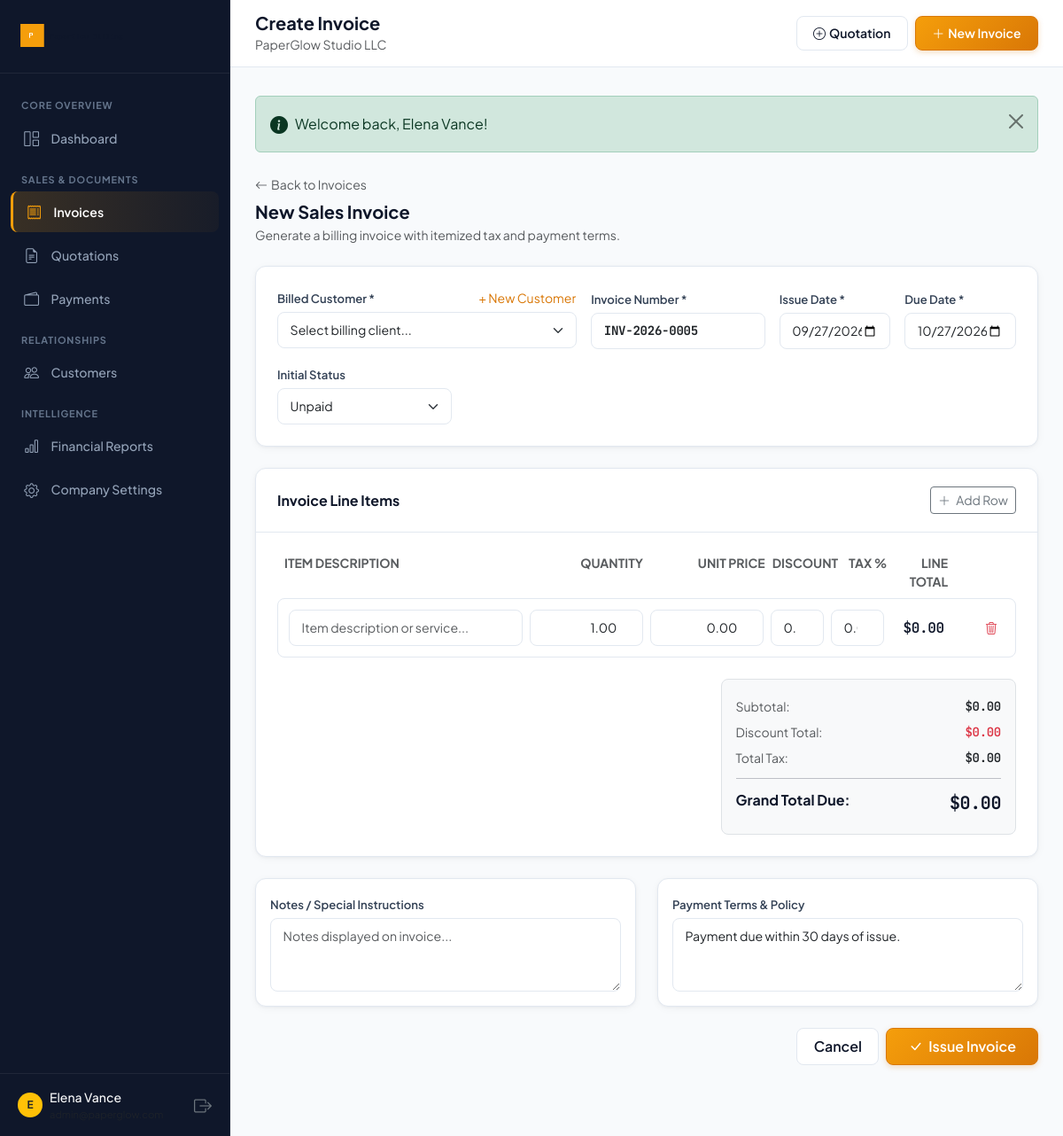
The page /invoices/create.php (signed in) on the database its author committed.
### tables this page shows
CREATE TABLE `company_settings` (
  `id` INT UNSIGNED AUTO_INCREMENT PRIMARY KEY,
  `user_id` INT UNSIGNED NOT NULL,
  `company_name` VARCHAR(150) NOT NULL,
  `logo` VARCHAR(255) NULL,
  `address` TEXT NULL,
  `phone` VARCHAR(50) NULL,
  `email` VARCHAR(150) NULL,
  `website` VARCHAR(150) NULL,
  `tax_number` VARCHAR(50) NULL,
  `currency` VARCHAR(10) NOT NULL DEFAULT 'KES',
  `bank_name` VARCHAR(100) NULL,
  `bank_account_name` VARCHAR(150) NULL,
  `bank_account_number` VARCHAR(50) NULL,
  `bank_routing` VARCHAR(50) NULL,
  `bank_swift` VARCHAR(50) NULL,
  `mobile_money_name` VARCHAR(100) NULL,
  `mobile_money_number` VARCHAR(50) NULL,
  `default_invoice_terms` TEXT NULL,
  `default_quotation_terms` TEXT NULL,
  `created_at` TIMESTAMP NOT NULL DEFAULT CURRENT_TIMESTAMP,
  `updated_at` TIMESTAMP NOT NULL DEFAULT CURRENT_TIMESTAMP ON UPDATE CURRENT_TIMESTAMP,
  UNIQUE KEY `idx_company_user` (`user_id`),
  CONSTRAINT `fk_company_user` FOREIGN KEY (`user_id`) REFERENCES `users` (`id`) ON DELETE CASCADE
);

### includes/functions.php (called while the page is built, shortened)
<?php
function e(?string $string): string
{
    return htmlspecialchars((string)($string ?? ''), ENT_QUOTES, 'UTF-8');
}
function getCurrencySymbol(string $currency = 'KES'): string
{
    $symbols = [
        'KES' => 'KSh ',
        'USD' => '$',
        'EUR' => '€',
        'GBP' => '£',
        'CAD' => 'CA$',
        'AUD' => 'A$',
        'NGN' => '₦',
        'GHS' => 'GH₵',
        'ZAR' => 'R ',
        'INR' => '₹',
        'JPY' => '¥',
    ];
    return $symbols[$currency] ?? ($currency . ' ');
}
function formatCurrency(float|int|string $amount, string $currency = 'KES'): string
{
    $val = (float)$amount;
    $sym = getCurrencySymbol($currency);
    return $sym . number_format($val, 2, '.', ',');
}
function getCompanySettings(PDO $pdo, int $userId): array
{
    $stmt = $pdo->prepare("SELECT * FROM company_settings WHERE user_id = ? LIMIT 1");
    $stmt->execute([$userId]);
    $settings = $stmt->fetch();
    return $settings;
}
function generateDocumentNumber(PDO $pdo, string $type, int $userId): string
{
    $prefix = $type === 'invoice' ? 'INV' : 'QUO';
    $year = date('Y');
    $pattern = $prefix . '-' . $year . '-%';
    $table = $type === 'invoice' ? 'invoices' : 'quotations';
    $column = $type === 'invoice' ? 'invoice_number' : 'quotation_number';
    $stmt = $pdo->prepare("SELECT $column FROM $table WHERE user_id = ? AND $column LIKE ? ORDER BY id DESC LIMIT 1");
    $stmt->execute([$userId, $pattern]);
    $lastNumber = $stmt->fetchColumn();
    $nextSeq = 1;
    if ($lastNumber) {
        $parts = explode('-', (string)$lastNumber);
        if (count($parts) >= 3) {
            $nextSeq = (int)end($parts) + 1;
        }
    }
    return sprintf('%s-%s-%04d', $prefix, $year, $nextSeq);
}

### includes/auth.php (called while the page is built, shortened)
<?php
require_once __DIR__ . '/functions.php';
function getCurrentUser(): ?array
{
    return $_SESSION['user'] ?? null;
}
function getCurrentUserId(): int
{
    $user = getCurrentUser();
    return $user ? (int)$user['id'] : 0;
}

### invoices/create.php (the view, shortened to what this page needs)
<?php
require_once __DIR__ . '/../includes/auth.php';
$userId = getCurrentUserId();
$pdo = getDBConnection();
$currency = $company['currency'] ?? 'USD';
$defaultInvNumber = generateDocumentNumber($pdo, 'invoice', $userId);
$defaultDate = date('Y-m-d');
$defaultDueDate = date('Y-m-d', strtotime('+30 days'));
$defaultTerms = $company['default_invoice_terms'] ?? 'Payment due within 30 days of issue.';
$pageTitle = 'Create Invoice';
require_once __DIR__ . '/../includes/header.php';
?>
<div class="mb-4">
  <a href="/invoices/index.php" class="text-decoration-none text-muted small d-inline-flex align-items-center gap-1 mb-2">
    <i class="bi bi-arrow-left"></i> Back to Invoices
  </a>
  <h2 class="h5 fw-bold text-slate-900 mb-1">New Sales Invoice</h2>
  <p class="text-muted small mb-0">Generate a billing invoice with itemized tax and payment terms.</p>
</div>
<form method="POST" action="/invoices/create.php" id="invoiceForm">
  <div class="pg-card mb-4">
    <div class="pg-card-body p-4">
      <div class="row g-3">
        <div class="col-md-5">
          <div class="d-flex align-items-center justify-content-between mb-1">
            <label class="form-label-pg mb-0" for="customerSelect">Billed Customer *</label>
            <button type="button" class="btn btn-link btn-sm p-0 text-decoration-none" style="color: #d97706;" data-bs-toggle="modal" data-bs-target="#quickCustomerModal">
              + New Customer
            </button>
          </div>
          <select name="customer_id" id="customerSelect" class="form-select form-select-pg" required>
            <option value="">Select billing client...</option>
          </select>
        </div>
        <div class="col-md-3 col-sm-6">
          <label class="form-label-pg" for="invoice_number">Invoice Number *</label>
          <input type="text" class="form-control form-control-pg mono-num fw-bold" id="invoice_number" name="invoice_number" value="<?= e($_POST['invoice_number'] ?? $defaultInvNumber) ?>" required>
        </div>
        <div class="col-md-2 col-sm-6">
          <label class="form-label-pg" for="invoice_date">Issue Date *</label>
          <input type="date" class="form-control form-control-pg" id="invoice_date" name="invoice_date" value="<?= e($_POST['invoice_date'] ?? $defaultDate) ?>" required>
        </div>
        <div class="col-md-2 col-sm-6">
          <label class="form-label-pg" for="due_date">Due Date *</label>
          <input type="date" class="form-control form-control-pg" id="due_date" name="due_date" value="<?= e($_POST['due_date'] ?? $defaultDueDate) ?>" required>
        </div>
        <div class="col-md-3 col-sm-6">
          <label class="form-label-pg" for="status">Initial Status</label>
          <select name="status" id="status" class="form-select form-select-pg">
            <option value="Unpaid">Unpaid</option>
          </select>
        </div>
      </div>
    </div>
  </div>
  <div class="pg-card mb-4">
    <div class="pg-card-header">
      <h3 class="h6 fw-bold mb-0 text-slate-900">Invoice Line Items</h3>
      <button type="button" class="btn btn-outline-secondary btn-sm" id="addItemBtn">
        <i class="bi bi-plus-lg me-1"></i> Add Row
      </button>
    </div>
    <div class="pg-card-body p-4">
      <div class="d-none d-md-flex row g-2 mb-2 px-2 text-muted small fw-bold text-uppercase">
        <div class="col-md-4">Item Description</div>
        <div class="col-md-2 text-end">Quantity</div>
        <div class="col-md-2 text-end">Unit Price</div>
        <div class="col-md-1 text-end">Discount</div>
        <div class="col-md-1 text-end">Tax %</div>
        <div class="col-md-1 text-end">Line Total</div>
        <div class="col-md-1 text-end"></div>
      </div>
      <div id="itemsContainer" data-currency-symbol="<?= e(getCurrencySymbol($currency)) ?>">
        <div class="pg-item-row">
          <div class="row g-2 align-items-center">
            <div class="col-md-4 col-12">
              <input type="text" name="items[desc][]" class="form-control form-control-pg" placeholder="Item description or service..." required>
            </div>
            <div class="col-md-2 col-4">
              <input type="number" name="items[qty][]" class="form-control form-control-pg item-qty text-end" value="1.00" step="0.01" min="0.01" required>
            </div>
            <div class="col-md-2 col-4">
              <input type="number" name="items[price][]" class="form-control form-control-pg item-price text-end" value="0.00" step="0.01" min="0.00" required>
            </div>
            <div class="col-md-1 col-4">
              <input type="number" name="items[discount][]" class="form-control form-control-pg item-discount text-end" value="0.00" step="0.01" min="0.00">
            </div>
            <div class="col-md-1 col-4">
              <input type="number" name="items[tax_rate][]" class="form-control form-control-pg item-tax-rate text-end" value="0.00" step="0.01" min="0.00">
            </div>
            <div class="col-md-1 col-4 text-end">
              <span class="mono-num fw-semibold item-line-total"><?= formatCurrency(0, $currency) ?></span>
            </div>
            <div class="col-md-1 col-4 text-end">
              <button type="button" class="btn btn-outline-danger btn-sm border-0 remove-item-btn" title="Remove Item">
                <i class="bi bi-trash3"></i>
              </button>
            </div>
          </div>
        </div>
      </div>
      <div class="row justify-content-end mt-4">
        <div class="col-md-5">
          <div class="p-3 rounded-3 bg-light border">
            <div class="d-flex justify-content-between py-1 small">
              <span class="text-muted">Subtotal:</span>
              <span class="mono-num fw-semibold text-dark" id="calcSubtotal"><?= formatCurrency(0, $currency) ?></span>
            </div>
            <div class="d-flex justify-content-between py-1 small">
              <span class="text-muted">Discount Total:</span>
              <span class="mono-num fw-semibold text-danger" id="calcDiscount"><?= formatCurrency(0, $currency) ?></span>
            </div>
            <div class="d-flex justify-content-between py-1 small">
              <span class="text-muted">Total Tax:</span>
              <span class="mono-num fw-semibold text-dark" id="calcTax"><?= formatCurrency(0, $currency) ?></span>
            </div>
            <hr class="my-2">
            <div class="d-flex justify-content-between py-1">
              <span class="fw-bold text-slate-900">Grand Total Due:</span>
              <span class="mono-num fw-bold fs-5 text-slate-900" id="calcGrandTotal"><?= formatCurrency(0, $currency) ?></span>
            </div>
          </div>
        </div>
      </div>
    </div>
  </div>
  <div class="row g-4 mb-4">
    <div class="col-md-6">
      <div class="pg-card p-3">
        <label class="form-label-pg" for="notes">Notes / Special Instructions</label>
        <textarea class="form-control form-control-pg" id="notes" name="notes" rows="3" placeholder="Notes displayed on invoice..."></textarea>
      </div>
    </div>
    <div class="col-md-6">
      <div class="pg-card p-3">
        <label class="form-label-pg" for="terms">Payment Terms & Policy</label>
        <textarea class="form-control form-control-pg" id="terms" name="terms" rows="3"><?= e($defaultTerms) ?></textarea>
      </div>
    </div>
  </div>
  <div class="d-flex align-items-center justify-content-end gap-2 pb-5">
    <a href="/invoices/index.php" class="btn btn-pg-secondary">Cancel</a>
    <button type="submit" class="btn btn-pg-primary px-4">
      <i class="bi bi-check-lg me-1"></i> Issue Invoice
    </button>
  </div>
</form>
<?php require_once __DIR__ . '/../includes/footer.php'; ?>

### includes/sidebar.php (shortened to what this page needs)
<?php
$currentUri = $_SERVER['REQUEST_URI'] ?? '';
function isNavActive(string $segment, string $currentUri): string {
    return str_contains($currentUri, $segment) ? 'active' : '';
}
?>
<aside class="pg-sidebar">
  <div class="pg-sidebar-header d-flex align-items-center justify-content-between">
    <a href="/dashboard/index.php" class="d-flex align-items-center text-decoration-none gap-2">
      <?php if (!empty($company['logo']) && file_exists(dirname(__DIR__) . '/' . ltrim($company['logo'], '/'))): ?>
        <img src="/<?= e($company['logo']) ?>" alt="<?= e($company['company_name'] ?? 'PaperGlow') ?>" style="max-height: 38px; max-width: 140px; object-fit: contain;">
      <?php else: ?>
        <div class="pg-brand-emblem">P</div>
        <div class="pg-brand-text">Paper<span>Glow</span></div>
      <?php endif; ?>
    </a>
  </div>
  <nav class="pg-sidebar-nav">
    <div class="pg-nav-label">Core Overview</div>
    <a href="/dashboard/index.php" class="pg-nav-item <?= isNavActive('/dashboard', $currentUri) ?>">
      <i class="bi bi-grid-1x2"></i>
      <span>Dashboard</span>
    </a>
    <div class="pg-nav-label">Sales & Documents</div>
    <a href="/invoices/index.php" class="pg-nav-item <?= isNavActive('/invoices', $currentUri) ?>">
      <i class="bi bi-receipt"></i>
      <span>Invoices</span>
    </a>
    <a href="/quotations/index.php" class="pg-nav-item <?= isNavActive('/quotations', $currentUri) ?>">
      <i class="bi bi-file-earmark-text"></i>
      <span>Quotations</span>
    </a>
    <a href="/payments/index.php" class="pg-nav-item <?= isNavActive('/payments', $currentUri) ?>">
      <i class="bi bi-wallet2"></i>
      <span>Payments</span>
    </a>
    <div class="pg-nav-label">Relationships</div>
    <a href="/customers/index.php" class="pg-nav-item <?= isNavActive('/customers', $currentUri) ?>">
      <i class="bi bi-people"></i>
      <span>Customers</span>
    </a>
    <div class="pg-nav-label">Intelligence</div>
    <a href="/reports/index.php" class="pg-nav-item <?= isNavActive('/reports', $currentUri) ?>">
      <i class="bi bi-bar-chart"></i>
      <span>Financial Reports</span>
    </a>
    <a href="/company/settings.php" class="pg-nav-item <?= isNavActive('/company', $currentUri) ?>">
      <i class="bi bi-gear"></i>
      <span>Company Settings</span>
    </a>
  </nav>
  <div class="pg-sidebar-footer">
    <div class="d-flex align-items-center justify-content-between text-muted small">
      <div class="d-flex align-items-center gap-2">
        <div class="rounded-circle bg-warning text-dark fw-bold d-flex align-items-center justify-content-center" style="width: 28px; height: 28px; font-size: 0.75rem;">
          <?= strtoupper(substr($currentUser['name'] ?? 'U', 0, 1)) ?>
        </div>
        <div class="text-truncate" style="max-width: 130px;">
          <div class="text-light fw-medium text-truncate"><?= e($currentUser['name'] ?? 'User') ?></div>
          <div class="text-slate-400" style="font-size: 0.7rem;"><?= e($currentUser['email'] ?? '') ?></div>
        </div>
      </div>
      <a href="/auth/logout.php" class="text-secondary hover-white" title="Sign Out">
        <i class="bi bi-box-arrow-right fs-5"></i>
      </a>
    </div>
  </div>
</aside>

### includes/navbar.php (shortened to what this page needs)
<header class="pg-topbar">
  <div class="d-flex align-items-center gap-3">
    <div>
      <h1 class="h5 mb-0 fw-bold text-slate-900"><?= e($pageTitle ?? 'Overview') ?></h1>
      <span class="text-muted small"><?= e($company['company_name'] ?? 'PaperGlow Billing') ?></span>
    </div>
  </div>
  <div class="d-flex align-items-center gap-2">
    <a href="/quotations/create.php" class="btn btn-pg-secondary btn-sm d-none d-sm-inline-flex align-items-center gap-1">
      <i class="bi bi-plus-circle"></i>
      <span>Quotation</span>
    </a>
    <a href="/invoices/create.php" class="btn btn-pg-primary btn-sm d-inline-flex align-items-center gap-1">
      <i class="bi bi-plus-lg"></i>
      <span>New Invoice</span>
    </a>
  </div>
</header>

### rows shown on the page
company_settings: logo (picture), company_name "PaperGlow Studio LLC"

### other values the page prints
substr($currentUser['name'] ?? 'U', 0, 1) "E"
$currentUser['name'] "Elena Vance"
$pageTitle "Create Invoice"
$flash['message'] "Welcome back, Elena Vance!"
formatCurrency(0, $currency) "$0.00"
